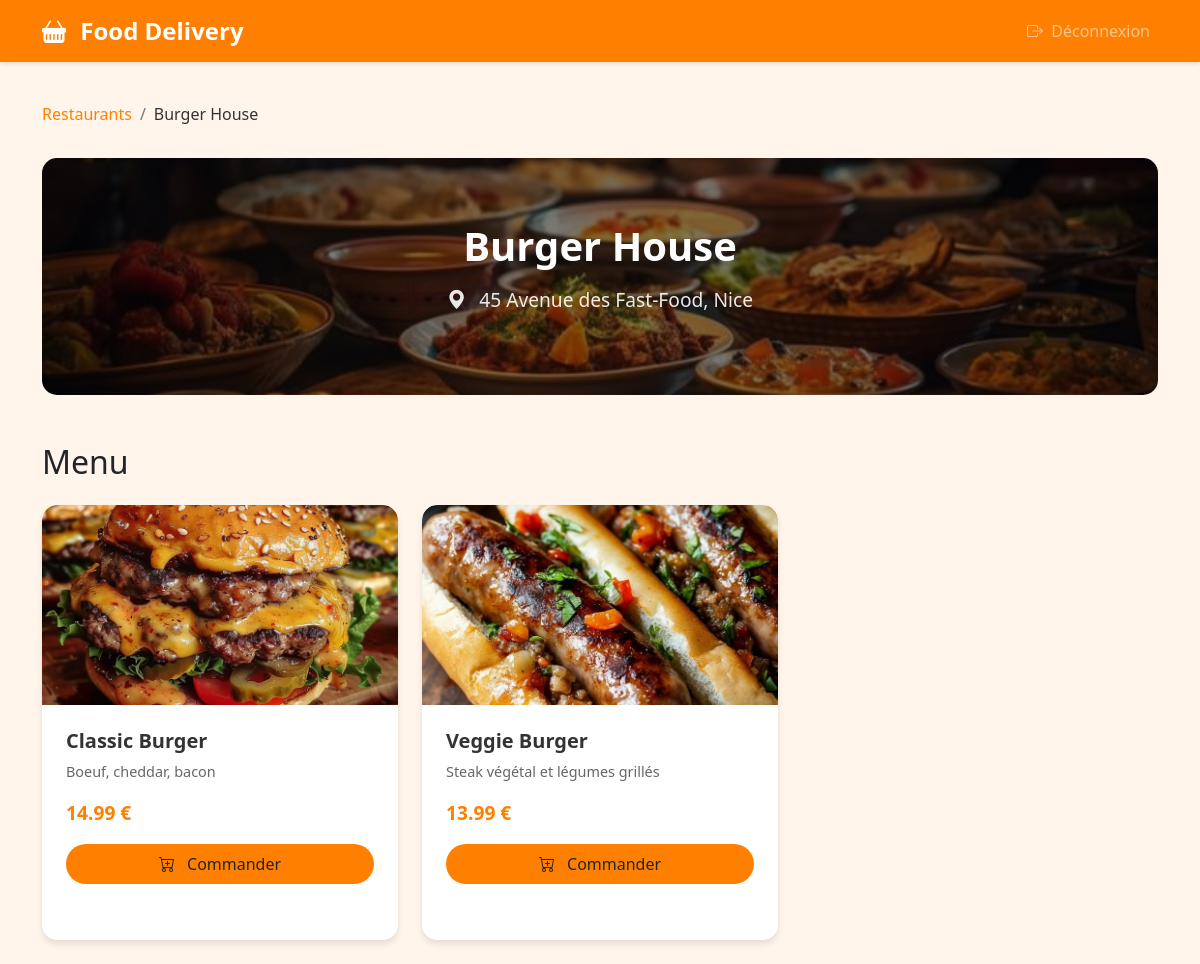
The page /restaurant_detail.php?id=5 (signed in) on the database its author committed.
### tables this page shows
CREATE TABLE IF NOT EXISTS restaurants (
    id INT PRIMARY KEY AUTO_INCREMENT,
    name VARCHAR(100) NOT NULL,
    address VARCHAR(255) NOT NULL,
    description TEXT,
    image VARCHAR(255) DEFAULT 'default.jpg',
    latitude DECIMAL(10, 8) NOT NULL,
    longitude DECIMAL(11, 8) NOT NULL,
    created_at TIMESTAMP DEFAULT CURRENT_TIMESTAMP
);

CREATE TABLE IF NOT EXISTS products (
    id INT PRIMARY KEY AUTO_INCREMENT,
    restaurant_id INT,
    name VARCHAR(100) NOT NULL,
    description TEXT,
    price DECIMAL(10, 2) NOT NULL,
    image VARCHAR(255) DEFAULT 'default.jpg',
    created_at TIMESTAMP DEFAULT CURRENT_TIMESTAMP,
    FOREIGN KEY (restaurant_id) REFERENCES restaurants(id)
);

### restaurant_detail.php (the view, shortened to what this page needs)
<?php
require_once 'config/database.php';
$restaurant_id = isset($_GET['id']) ? (int)$_GET['id'] : 0;
$stmt = $conn->prepare("SELECT * FROM restaurants WHERE id = ?");
$stmt->execute([$restaurant_id]);
$restaurant = $stmt->fetch(PDO::FETCH_ASSOC);
$stmt = $conn->prepare("SELECT * FROM products WHERE restaurant_id = ?");
$stmt->execute([$restaurant_id]);
$products = $stmt->fetchAll(PDO::FETCH_ASSOC);
?>
<!DOCTYPE html>
<html lang="fr">
<head>
    <link href="https://cdn.jsdelivr.net/npm/bootstrap@5.1.3/dist/css/bootstrap.min.css" rel="stylesheet">
    <link rel="stylesheet" href="https://cdn.jsdelivr.net/npm/bootstrap-icons@1.8.1/font/bootstrap-icons.css">
</head>
<body>
    <nav class="navbar navbar-expand-lg navbar-dark">
        <div class="container">
            <a class="navbar-brand" href="restaurants.php">
                <i class="bi bi-basket-fill me-2"></i>
                Food Delivery
            </a>
            <div class="collapse navbar-collapse" id="navbarNav">
                <ul class="navbar-nav ms-auto">
                    <li class="nav-item">
                        <a class="nav-link" href="logout.php">
                            <i class="bi bi-box-arrow-right me-1"></i>
                            Déconnexion
                        </a>
                    </li>
                </ul>
            </div>
        </div>
    </nav>
    <div class="container py-4">
        <nav aria-label="breadcrumb">
            <ol class="breadcrumb">
                <li class="breadcrumb-item"><a href="restaurants.php">Restaurants</a></li>
                <li class="breadcrumb-item active"><?php echo htmlspecialchars($restaurant['name']); ?></li>
            </ol>
        </nav>
        <div class="restaurant-header text-center">
            <h1 class="restaurant-title"><?php echo htmlspecialchars($restaurant['name']); ?></h1>
            <p class="restaurant-address">
                <i class="bi bi-geo-alt-fill me-2"></i>
                <?php echo htmlspecialchars($restaurant['address']); ?>
            </p>
        </div>
        <h2 class="mb-4">Menu</h2>
        <div class="row g-4">
            <?php foreach ($products as $product): ?>
                <div class="col-md-6 col-lg-4">
                    <div class="card product-card h-100">
                        <?php
                        $image_path = "img/products/" . $product['image'];
                        if (file_exists($image_path)):
                        ?>
                            <img src="<?php echo $image_path; ?>"
                                 class="product-image"
                                 alt="<?php echo htmlspecialchars($product['name']); ?>"
                                 onerror="this.onerror=null; this.src='img/products/default.jpg';">
                        <?php endif; ?>
                        <div class="product-body">
                            <h5 class="product-title"><?php echo htmlspecialchars($product['name']); ?></h5>
                            <p class="product-description">
                                <?php echo htmlspecialchars($product['description']); ?>
                            </p>
                            <p class="product-price">
                                <?php echo number_format($product['price'], 2); ?> €
                            </p>
                            <form method="POST" action="">
                                <button type="submit" class="btn btn-order">
                                    <i class="bi bi-cart-plus me-2"></i>
                                    Commander
                                </button>
                            </form>
                        </div>
                    </div>
                </div>
            <?php endforeach; ?>
        </div>
    </div>
</body>
</html>

### rows shown on the page
restaurants: name "Burger House", address "45 Avenue des Fast-Food, Nice"
products: image (picture), name "Classic Burger", description "Boeuf, cheddar, bacon", price "14.99"
products: image (picture), name "Veggie Burger", description "Steak végétal et légumes grillés", price "13.99"
